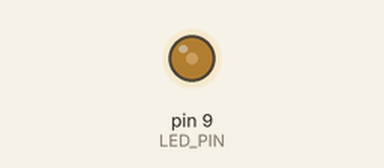
A sketch run on a simulated Arduino Uno, built with avr-gcc and run on an emulated ATmega328P. Shown: output pins drawn as LEDs (lit = HIGH).

Above: at 0.05 s.
At 0.4 s:
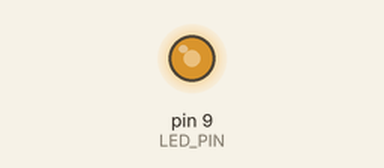
At 0.75 s:
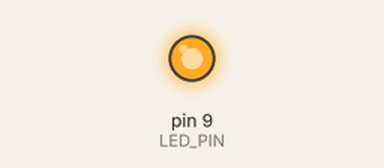
Timing chart, 0 to 3.0 s (numbered marks = the images above):
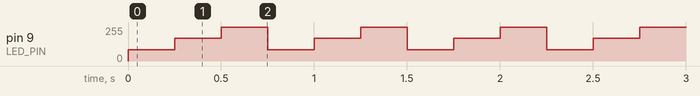

Measured:
- by itself, pin 9 (LED_PIN): repeats every 0.75 s: 170/255 0.25 s, 255/255 0.25 s, 85/255 0.25 s

The sketch:

2_beacon_increasing_brightness.ino
```cpp
#define LED_PIN 9

void setup() {
  pinMode(LED_PIN, OUTPUT);
}

void loop() {
  analogWrite(LED_PIN, 85);
  delay(250);

  analogWrite(LED_PIN, 170);
  delay(250);

  digitalWrite(LED_PIN, 255);
  delay(250);
}
```
